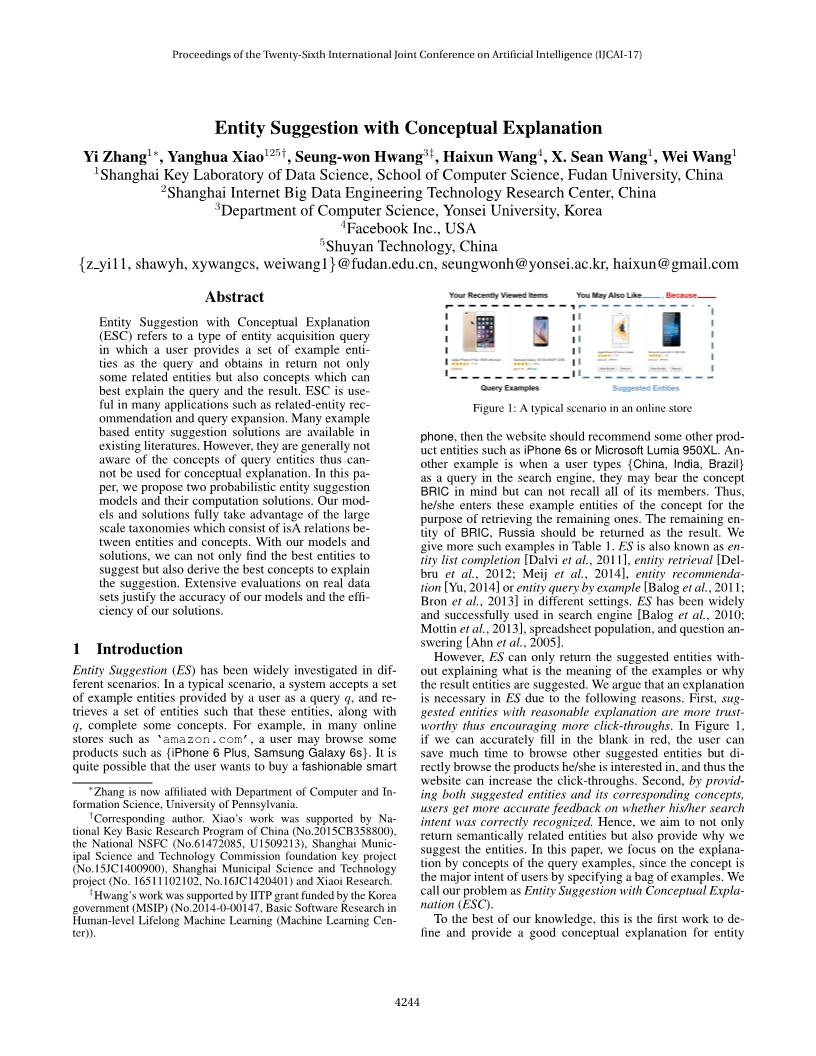
#> input picture test.jpg, 816 x 1056 px
$ python RemoveWords.py
#> lines starting #> are read from the running program, lines starting #| are printed output that depends on the picture; after the words box and inside, x2 and y2 are one past the last pixel; in counts of white or black regions, pixels touching at a corner belong together
# coding=utf-8
# 图片修复

import cv2
import numpy as np

img = cv2.imread('test.jpg')
#> img is the input picture: shape (1056, 816, 3); mean B, G, R 236.7, 236.7, 236.7
# blurred = cv2.GaussianBlur(img, (9, 9), 0)
# 图片二值化处理，把[240, 240, 240]~[255, 255, 255]以外的颜色变成0
thresh = cv2.inRange(img, np.array([240, 240, 240]), np.array([255, 255, 255]))
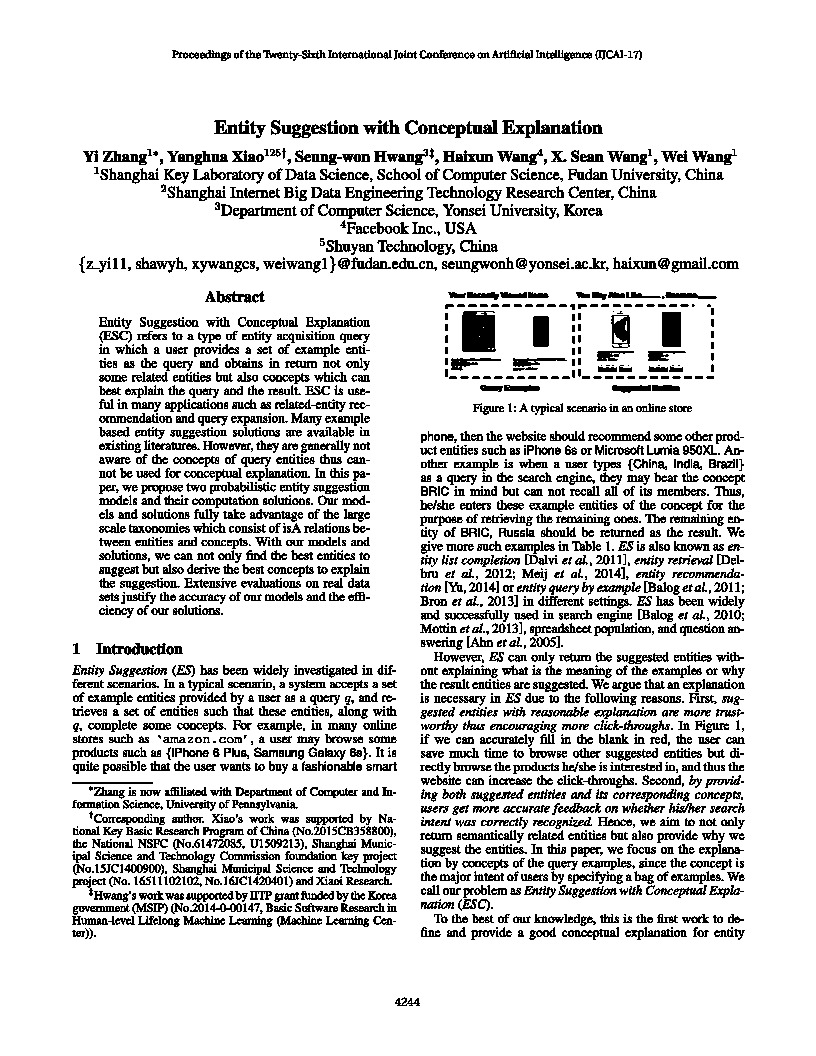
#> thresh: shape (1056, 816); 85% white; black in thin lines or dots, all inside (x1, y1, x2, y2) = (72, 50, 745, 1006)

# 创建形状和尺寸的结构元素
kernel = np.ones((1, 1), np.uint8)

# 扩张待修复区域
hi_mask = cv2.dilate(thresh, kernel, iterations=1)
specular = cv2.inpaint(img, hi_mask, 5, flags=cv2.INPAINT_TELEA)
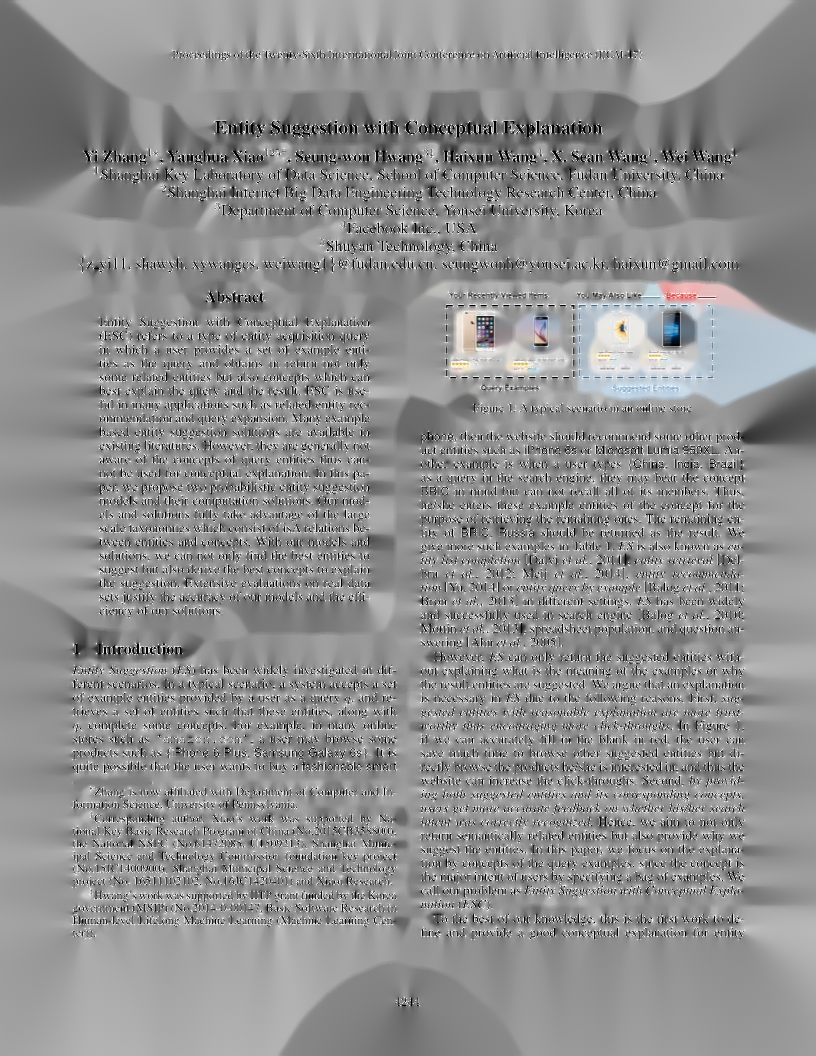
#> specular: shape (1056, 816, 3); mean B, G, R 144.2, 144, 143.8
# gray = cv2.cvtColor(specular, cv2.COLOR_BGR2GRAY)
# blurred = cv2.GaussianBlur(gray, (9, 9), 0)
cv2.imshow("Original_Image", img)
cv2.imshow("Specular", specular)
# cv2.imshow("Blurred", blurred)
cv2.waitKey(0)
cv2.destroyAllWindows()

$ run again, with cooooool.jpg copied over test.jpg
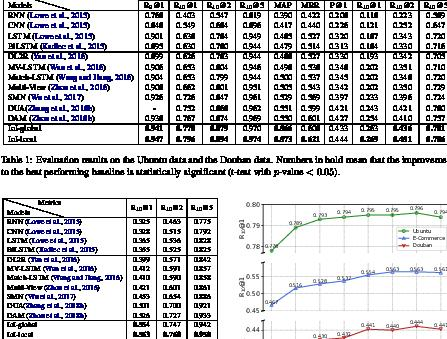
#> input picture cooooool.jpg, 447 x 339 px
#> img is the input picture: shape (339, 447, 3); mean B, G, R 203.2, 201, 200.9
#> `thresh = cv2.inRange(img, np.array([240, 240, 240]), np.array([255, 25..`:
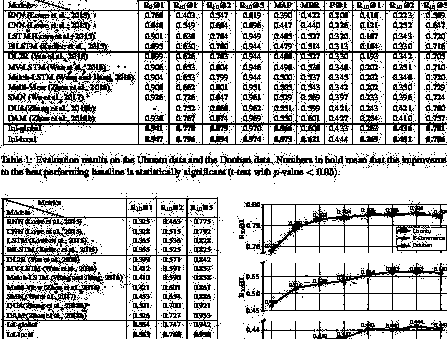
#> thresh: shape (339, 447); 73.6% white; black in thin lines or dots
#> `specular = cv2.inpaint(img, hi_mask, 5, flags=cv2.INPAINT_TELEA)`:
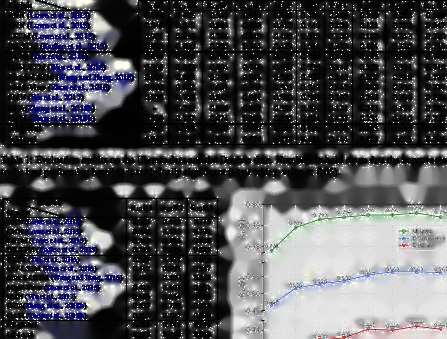
#> specular: shape (339, 447, 3); mean B, G, R 83.2, 78.9, 78.8
